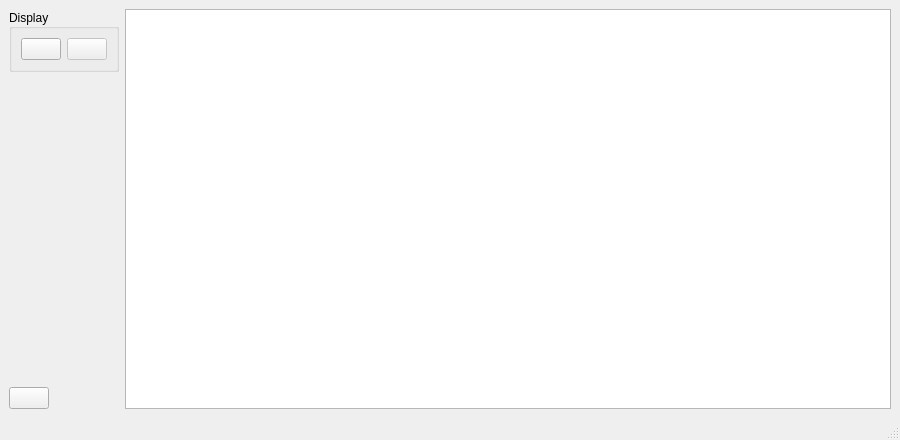
<?xml version="1.0" encoding="UTF-8"?>
<ui version="4.0">
 <class>MainWindow</class>
 <widget class="QMainWindow" name="MainWindow">
  <property name="geometry">
   <rect>
    <x>0</x>
    <y>0</y>
    <width>900</width>
    <height>440</height>
   </rect>
  </property>
  <property name="windowTitle">
   <string>MicroDAQ</string>
  </property>
  <widget class="QWidget" name="centralwidget">
   <layout class="QGridLayout" name="gridLayout">
    <item row="0" column="0">
     <layout class="QHBoxLayout" name="horizontalLayout_4" stretch="1,50">
      <item>
       <layout class="QVBoxLayout" name="verticalLayout">
        <item>
         <widget class="QGroupBox" name="displayGroupBox">
          <property name="title">
           <string>Display</string>
          </property>
          <property name="alignment">
           <set>Qt::AlignLeading|Qt::AlignLeft|Qt::AlignVCenter</set>
          </property>
          <layout class="QVBoxLayout" name="verticalLayout_3">
           <item>
            <layout class="QHBoxLayout" name="horizontalLayout_3">
             <item>
              <widget class="QPushButton" name="playButton">
               <property name="toolTip">
                <string>Start [P]</string>
               </property>
               <property name="icon">
                <iconset theme="media-playback-start">
                 <normaloff>.</normaloff>.</iconset>
               </property>
               <property name="iconSize">
                <size>
                 <width>24</width>
                 <height>24</height>
                </size>
               </property>
               <property name="shortcut">
                <string>P</string>
               </property>
               <property name="checkable">
                <bool>false</bool>
               </property>
              </widget>
             </item>
             <item>
              <widget class="QPushButton" name="stopButton">
               <property name="enabled">
                <bool>false</bool>
               </property>
               <property name="toolTip">
                <string>Stop [S]</string>
               </property>
               <property name="icon">
                <iconset theme="media-playback-stop">
                 <normaloff>.</normaloff>.</iconset>
               </property>
               <property name="iconSize">
                <size>
                 <width>24</width>
                 <height>24</height>
                </size>
               </property>
               <property name="shortcut">
                <string>S</string>
               </property>
               <property name="checkable">
                <bool>false</bool>
               </property>
              </widget>
             </item>
            </layout>
           </item>
          </layout>
         </widget>
        </item>
        <item>
         <spacer name="verticalSpacer">
          <property name="orientation">
           <enum>Qt::Vertical</enum>
          </property>
          <property name="sizeHint" stdset="0">
           <size>
            <width>20</width>
            <height>17</height>
           </size>
          </property>
         </spacer>
        </item>
        <item>
         <layout class="QHBoxLayout" name="horizontalLayout_2">
          <item>
           <widget class="QPushButton" name="quitButton">
            <property name="toolTip">
             <string>Quit [Ctrl+Q]</string>
            </property>
            <property name="icon">
             <iconset theme="application-exit">
              <normaloff>.</normaloff>.</iconset>
            </property>
            <property name="iconSize">
             <size>
              <width>24</width>
              <height>24</height>
             </size>
            </property>
            <property name="shortcut">
             <string>Ctrl+Q</string>
            </property>
           </widget>
          </item>
          <item>
           <spacer name="horizontalSpacer_2">
            <property name="orientation">
             <enum>Qt::Horizontal</enum>
            </property>
            <property name="sizeHint" stdset="0">
             <size>
              <width>40</width>
              <height>20</height>
             </size>
            </property>
           </spacer>
          </item>
         </layout>
        </item>
       </layout>
      </item>
      <item>
       <widget class="GraphicsLayoutWidget" name="graphicsView"/>
      </item>
     </layout>
    </item>
   </layout>
  </widget>
  <widget class="QStatusBar" name="statusbar"/>
  <action name="actionQuit">
   <property name="text">
    <string>&amp;Quit</string>
   </property>
   <property name="shortcut">
    <string>Ctrl+Q</string>
   </property>
  </action>
 </widget>
 <customwidgets>
  <customwidget>
   <class>GraphicsLayoutWidget</class>
   <extends>QGraphicsView</extends>
   <header>pyqtgraph</header>
  </customwidget>
 </customwidgets>
 <resources/>
 <connections/>
</ui>
